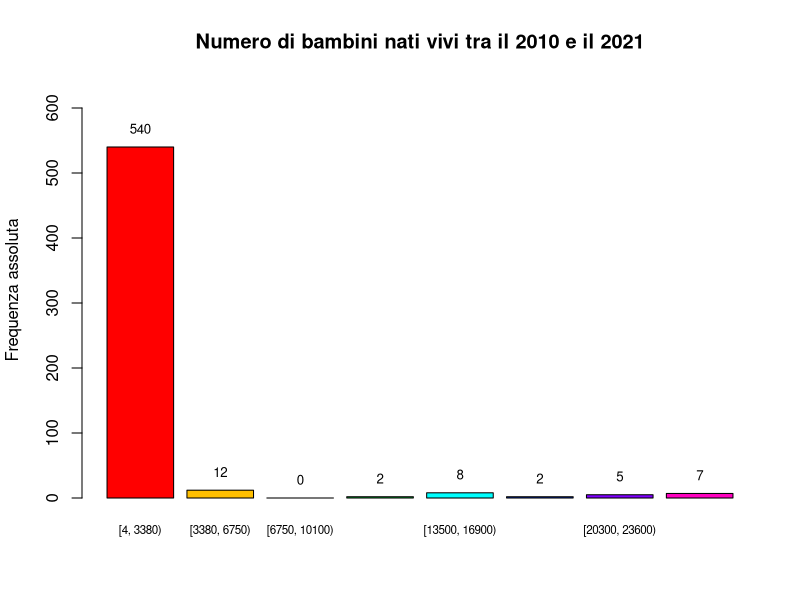
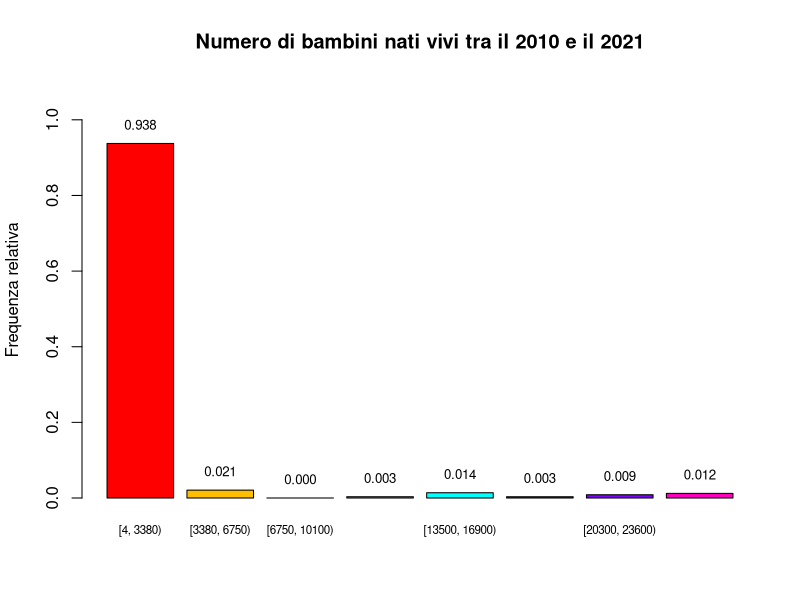
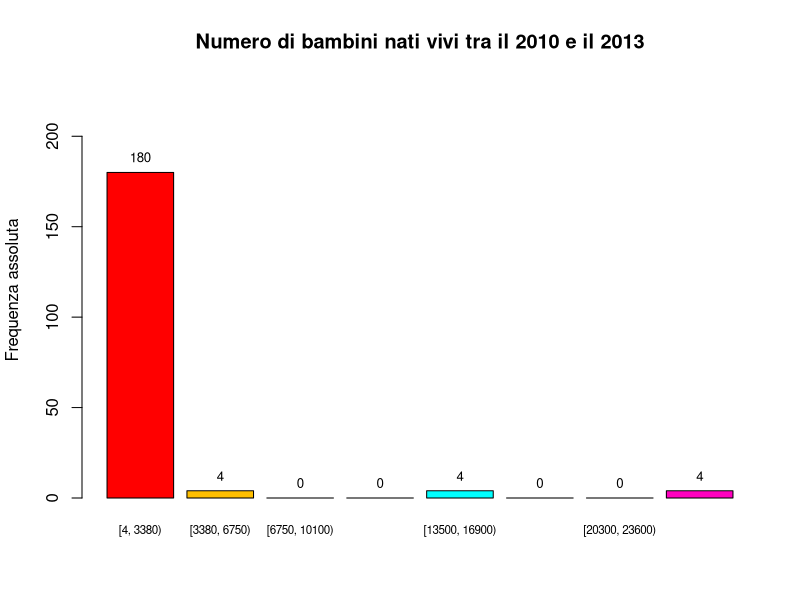
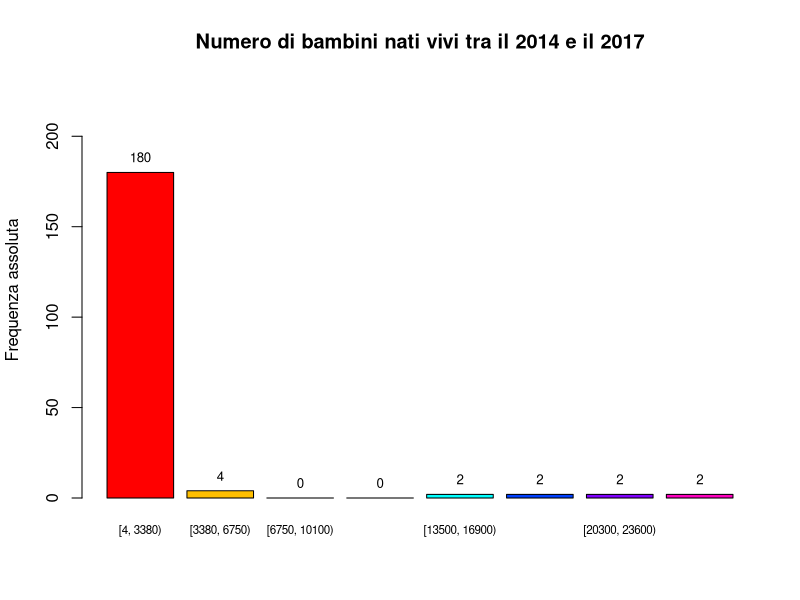
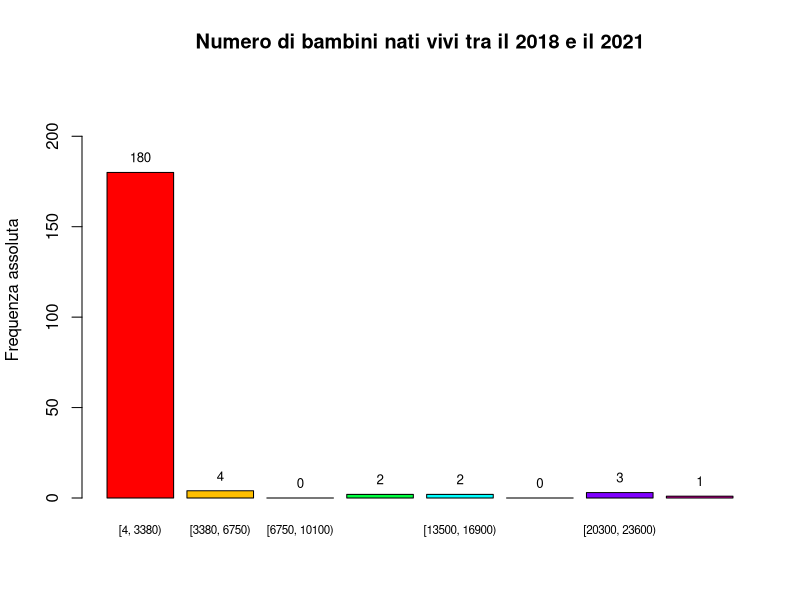
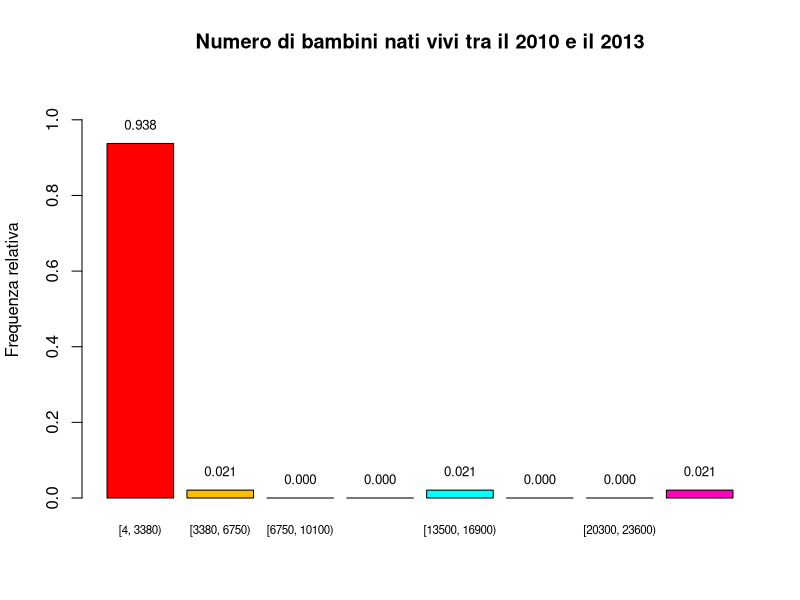
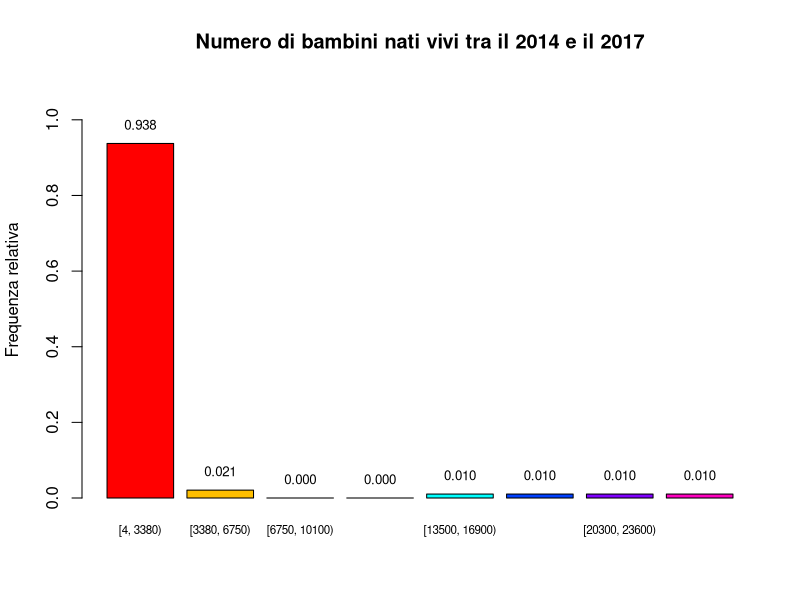
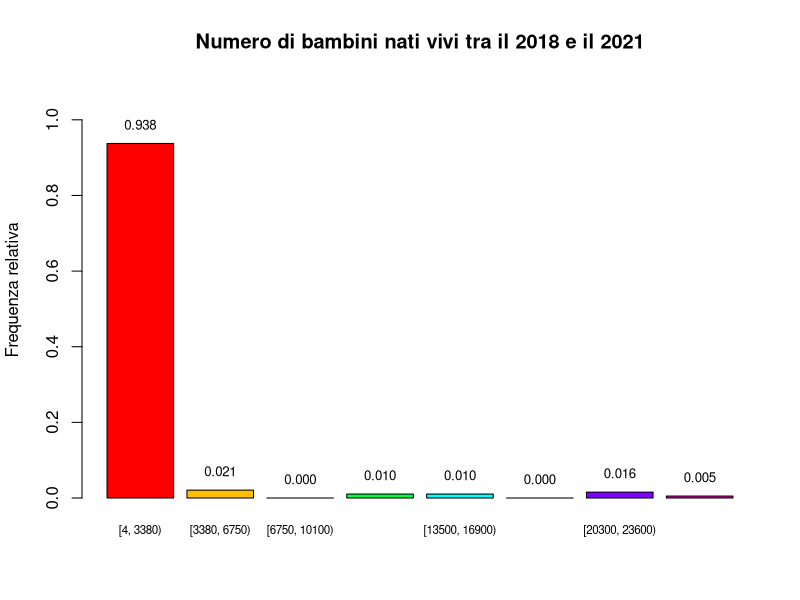

These figures' R source, in order:
# ANALISI DESCRITTIVA DEL DATASET SULLE NASCITE
# Author: Daniela Amendola 

library(readxl)
library(e1071)

data <- read_excel("dataset_puliti/nascite_arrotondato.xlsx")

# Si visualizza il dataframe
View(data)


################################################################################
#------------------------------- Frequenze ------------------------------------#
################################################################################

# Si calcolano il valore minimo e massimo all'interno del dataset
min_dati <- min(data[, -1])
max_dati <- max(data[, -1])
print(min_dati)
print(max_dati)

# Essendo il valore massimo 26600, si arrotonda per eccesso a 27000
max_dati <- 27000

# Essendo il numero di dati elevato, si divide il dataset in intervalli
# Numero di intervalli
num_intervalli <- 8

# Si calcola la lunghezza di ogni intervallo
lunghezza_intervallo <- (max_dati - min_dati) / num_intervalli

# Si generoano gli intervalli
intervalli <- seq(min_dati, max_dati, by = lunghezza_intervallo)

# Si divide il dataset in 3 quadrienni:
# Il primo quadriennio va dal 2010 al 2014
# Il secondo quadriennio  va dal 2015 al 2018
# Il terzo quadriennio va dal 2019 al 2022
dati_2010_2013 <- data[, c("2010", "2011", "2012", "2013")]
dati_2014_2017 <- data[, c("2014", "2015", "2016", "2017")]
dati_2018_2021 <- data[, c("2018", "2019", "2020", "2021")]

# Si convertono tutti i dati in un vettore numerico (in quanto sono di tipo character)
dati_2010_2013 <- as.numeric(as.character(unlist(dati_2010_2013)))
dati_2014_2017 <- as.numeric(as.character(unlist(dati_2014_2017)))
dati_2018_2021 <- as.numeric(as.character(unlist(dati_2018_2021)))

# Si rimuove la prima colonna (dove sono presenti i Paesi)
dati_senza_intestazioni <- data[, -1]

# Si convertono tutti i dati in un vettore numerico (in quanto sono di tipo character)
dati_tot <- as.numeric(as.character(unlist(dati_senza_intestazioni)))

#---------- Frequenza assoluta ----------#
# Si calcola la frequenza assoluta per l'intero set di dati, escludendo la prima riga di 
# intestazione e la prima colonna, che contiene i nomi dei Paesi
freqA_tot <- table(cut(dati_tot, intervalli, right = FALSE))
freqA_tot

# Si calcola la frequenza assoluta per ogni gruppo
freqA_2010_2013 <- table(cut(dati_2010_2013, intervalli, right = FALSE))
freqA_2014_2017 <- table(cut(dati_2014_2017, intervalli, right = FALSE))
freqA_2018_2021 <- table(cut(dati_2018_2021, intervalli, right = FALSE))

# Si calcolano le percentuali
percentuali_tot <- round((freqA_tot / sum(freqA_tot)) * 100, 2)
percentuali_2010_2013 <- round((freqA_2010_2013 / sum(freqA_2010_2013)) * 100, 2)
percentuali_2014_2017 <- round((freqA_2014_2017 / sum(freqA_2014_2017)) * 100, 2)
percentuali_2018_2021 <- round((freqA_2018_2021 / sum(freqA_2018_2021)) * 100, 2)

#---------- Frequenza assoluta cumulata ----------#
# Si calcola la frequenza assoluta cumulata per l'intero set di dati
freqAC_tot <- cumsum(freqA_tot)
freqAC_tot

# Si calcola  la frequenza assoluta cumulata per ogni gruppo
freqAC_2010_2013 <- cumsum(freqA_2010_2013)
freqAC_2014_2017 <- cumsum(freqA_2014_2017)
freqAC_2018_2021 <- cumsum(freqA_2018_2021)

#---------- Frequenza relativa ----------#
# Si calcola  la frequenza relativa per l'intero set di dati, escludendo la prima riga di 
# intestazione e la prima colonna, che contiene i nomi dei Paesi
freqR_tot <- table(cut(dati_tot, intervalli, right = FALSE))/length(dati_tot)
freqR_tot

# Si calcola la frequenza relativa per ogni gruppo
freqR_2010_2013 <- table(cut(dati_2010_2013,intervalli, right = FALSE))/length(dati_2010_2013)
freqR_2014_2017 <- table(cut(dati_2014_2017,intervalli, right = FALSE))/length(dati_2014_2017)
freqR_2018_2021 <- table(cut(dati_2018_2021,intervalli, right = FALSE))/length(dati_2018_2021)

#---------- Frequenza relativa cumulata ----------#
# Si calcola  le frequenze relative cumulate per l'intero set di dati
freqRC_tot <- cumsum(freqR_tot)
freqRC_tot

# Si calcola  la frequenza relativa cumulata per ogni gruppo
freqRC_2010_2013 <- cumsum(freqR_2010_2013)
freqRC_2014_2017 <- cumsum(freqR_2014_2017)
freqRC_2018_2021 <- cumsum(freqR_2018_2021)

#---------- Tabella di contingenza assoluta ----------#
contingenza_assolute <- cbind(freqA_2010_2013, freqA_2014_2017, freqA_2018_2021)
contingenza_assolute

#---------- Tabella di contingenza relativa ----------#
contingenza_relativa <- cbind(freqR_2010_2013, freqR_2014_2017, freqR_2018_2021)
contingenza_relativa

#---------- Frequenza relativa congiunta ----------#
freqRCong <-prop.table(contingenza_assolute)
freqRCong

#---------- Frequenza marginale ----------#
# Si calcola la frequenza assoluta marginale
freq_marg_ass <- margin.table(contingenza_assolute, 1)
freq_marg_ass

# Si calcola la frequenza relativa marginale
freq_marg_rel <- margin.table(contingenza_relativa, 1)
freq_marg_rel

#--------- Frequenza relativa condizionata ----------#
freq_cond_rel <- prop.table(contingenza_assolute, 1)
freq_cond_rel[is.nan(freq_cond_rel)] <- 0
freq_cond_rel

################################################################################
#----------------------------- Grafici frequenze ------------------------------#
################################################################################

# Si crea un vettore di etichette
intervalli_etichette <- c("[4, 3380)", "[3380, 6750)", "[6750, 10100)", "[10100, 13500)",
                          "[13500, 16900)", "[16900, 20300)", "[20300, 23600)", "[23600, 27000)")

#-------------------------- Grafici per l'intero set di dati --------------------------#
#---------- Frequenza assoluta ----------#
barplot_freqA_tot <- barplot(freqA_tot, 
                          names.arg = intervalli_etichette, 
                          ylim = c(0, max(freqA_tot) + 100),
                          col = rainbow(8),
                          main = "Numero di bambini nati vivi tra il 2010 e il 2021",
                          ylab = "Frequenza assoluta",
                          angle = 45, 
                          cex.names = 0.7)

# Per una maggiore chiarezza si inseriscono delle etichette sopra le colonne, 
# che vanno ad indicare il valore effettivo di ogni colonna
for (i in 1:length(barplot_freqA_tot)) {
  text(barplot_freqA_tot [i], freqA_tot[i] + 5, 
       labels = freqA_tot[i], pos = 3, col = "black", cex = 0.8)
}

#---------- Frequenza relativa ----------#
barplot_freqR_tot <- barplot(freqR_tot, 
        names.arg = intervalli_etichette, 
        ylim = c(0, 1.1),
        col = rainbow(8),
        main = "Numero di bambini nati vivi tra il 2010 e il 2021",
        ylab = "Frequenza relativa",
        angle = 45, 
        cex.names = 0.7)

# Si aggiungono le etichette sopra le colonne
for (i in 1:length(barplot_freqR_tot)) {
  text(barplot_freqR_tot[i], freqR_tot[i] + 0.01, 
       labels = sprintf("%.3f", freqR_tot[i]), pos = 3, col = "black", cex = 0.8)
}

#-------------------------- Grafici per ogni quadriennio --------------------------#
#--------------- Frequenza assoluta ---------------#
#-------- 2010-2013 --------#
barplot_freqA_10_13 <- barplot(freqA_2010_2013, 
                             names.arg = intervalli_etichette, 
                             ylim = c(0, max(freqA_2010_2013) + 50),
                             col = rainbow(8),
                             main = "Numero di bambini nati vivi tra il 2010 e il 2013",
                             ylab = "Frequenza assoluta",
                             angle = 45, 
                             cex.names = 0.7)

# Per una maggiore chiarezza si inseriscono delle etichette sopra le colonne, 
# che vanno ad indicare il valore effettivo di ogni colonna
for (i in 1:length(barplot_freqA_10_13)) {
  text(barplot_freqA_10_13[i], freqA_2010_2013[i] + 0.05, 
       labels = freqA_2010_2013[i], pos = 3, col = "black", cex = 0.8)
}

#-------- 2014-2017 --------#
barplot_freqA_14_17 <- barplot(freqA_2014_2017, 
                               names.arg = intervalli_etichette, 
                               ylim = c(0, max(freqA_2014_2017) + 50),
                               col = rainbow(8),
                               main = "Numero di bambini nati vivi tra il 2014 e il 2017",
                               ylab = "Frequenza assoluta",
                               angle = 45, 
                               cex.names = 0.7)

# Per una maggiore chiarezza si inseriscono delle etichette sopra le colonne, 
# che vanno ad indicare il valore effettivo di ogni colonna
for (i in 1:length(barplot_freqA_14_17)) {
  text(barplot_freqA_14_17[i], freqA_2014_2017[i] + 0.05, 
       labels = freqA_2014_2017[i], pos = 3, col = "black", cex = 0.8)
}

#-------- 2018-2021 --------#
barplot_freqA_18_21 <- barplot(freqA_2018_2021, 
                               names.arg = intervalli_etichette, 
                               ylim = c(0, max(freqA_2018_2021) + 50),
                               col = rainbow(8),
                               main = "Numero di bambini nati vivi tra il 2018 e il 2021",
                               ylab = "Frequenza assoluta",
                               angle = 45, 
                               cex.names = 0.7)

# Per una maggiore chiarezza si inseriscono delle etichette sopra le colonne, 
# che vanno ad indicare il valore effettivo di ogni colonna
for (i in 1:length(barplot_freqA_18_21)) {
  text(barplot_freqA_18_21[i], freqA_2018_2021[i] + 0.05, 
       labels = freqA_2018_2021[i], pos = 3, col = "black", cex = 0.8)
}

#--------------- Frequenza relativa ---------------#
#-------- 2010-2013 --------#
barplot_freqR_10_13 <- barplot(freqR_2010_2013, 
                             names.arg = intervalli_etichette, 
                             ylim = c(0, 1.1),
                             col = rainbow(8),
                             main = "Numero di bambini nati vivi tra il 2010 e il 2013",
                             ylab = "Frequenza relativa",
                             angle = 45, 
                             cex.names = 0.7)

# Per una maggiore chiarezza si inseriscono delle etichette sopra le colonne, 
# che vanno ad indicare il valore effettivo di ogni colonna
for (i in 1:length(barplot_freqR_10_13)) {
  text(barplot_freqR_10_13[i], freqR_2010_2013[i] + 0.01, 
       labels = sprintf("%.3f", freqR_2010_2013[i]), pos = 3, col = "black", cex = 0.8)
}

#-------- 2014-2017 --------#
barplot_freqR_14_17 <- barplot(freqR_2014_2017, 
                               names.arg = intervalli_etichette, 
                               ylim = c(0, 1.1),
                               col = rainbow(8),
                               main = "Numero di bambini nati vivi tra il 2014 e il 2017",
                               ylab = "Frequenza relativa",
                               angle = 45, 
                               cex.names = 0.7)

# Per una maggiore chiarezza si inseriscono delle etichette sopra le colonne, 
# che vanno ad indicare il valore effettivo di ogni colonna
for (i in 1:length(barplot_freqR_14_17)) {
  text(barplot_freqR_14_17[i], freqR_2014_2017[i] + 0.01, 
       labels = sprintf("%.3f", freqR_2014_2017[i]), pos = 3, col = "black", cex = 0.8)
}

#-------- 2018-2021 --------#
barplot_freqR_18_21 <- barplot(freqR_2018_2021, 
                               names.arg = intervalli_etichette, 
                               ylim = c(0, 1.1),
                               col = rainbow(8),
                               main = "Numero di bambini nati vivi tra il 2018 e il 2021",
                               ylab = "Frequenza relativa",
                               angle = 45, 
                               cex.names = 0.7)

# Per una maggiore chiarezza si inseriscono delle etichette sopra le colonne, 
# che vanno ad indicare il valore effettivo di ogni colonna
for (i in 1:length(barplot_freqR_18_21)) {
  text(barplot_freqR_18_21[i], freqR_2018_2021[i] + 0.01, 
       labels = sprintf("%.3f", freqR_2018_2021[i]), pos = 3, col = "black", cex = 0.8)
}



#--------------- Frequenza assoluta congiunta ---------------#
barplot(t(contingenza_assolute), 
        col = c("blue", "green", "red"),
        legend = c("2010-2013", "2014-2017", "2018-2021"), 
        ylim = c(0, 600),
        main = "Frequenza assoluta congiunta",
        names.arg = intervalli_etichette,
        las = 2,
        cex.names = 0.7)

# Per una maggiore chiarezza, vista la presenza di valori molto bassi per alcuni intervalli
# si rifà il grafico rimuovendo il primo intervallo; ovvero, (4, 3380]. Così facendo 
# si riesce a vedere meglio la contingenza assoluta per gli altri intervalli
barplot(t(contingenza_assolute[-1, ]), 
        col = c("blue", "green", "red"),
        legend = c("2010-2013", "2014-2017", "2018-2021"), 
        main = "Frequenza assoluta congiunta (senza il primo intervallo)",
        names.arg = intervalli_etichette[-1],
        las = 2,
        cex.names = 0.7)

#--------------- Frequenza relativa congiunta ---------------#
barplot(t(freqRCong), 
        col = c("blue", "green", "red"),
        ylim = c(0, 1),
        legend = c("2010-2013", "2014-2017", "2018-2021"), 
        main = "Frequenza relativa congiunta",
        names.arg = intervalli_etichette,
        las = 2,
        cex.names = 0.7)

# Per una maggiore chiarezza, vista la presenza di valori molto bassi per alcuni intervalli
# si rifà il grafico rimuovendo il primo intervallo; ovvero, (4, 3380]. Così facendo 
# si riesce a vedere meglio la contingenza assoluta per gli altri intervalli
barplot(t(freqRCong[-1, ]), 
        col = c("blue", "green", "red"),
        ylim = c(0, 0.025),
        legend = c("2010-2013", "2014-2017", "2018-2021"), 
        main = "Frequenza relativa congiunta (senza il primo intervallo)",
        names.arg = intervalli_etichette[-1],
        las = 2,
        cex.names = 0.7)

#--------------- Frequenza relativa condizionata ---------------#
barplot(t(freq_cond_rel),
        beside = TRUE,
        col = c("blue", "green", "red"),
        ylim = c(0, 1),
        legend = c("2010-2013", "2014-2017", "2018-2021"), 
        main = "Frequenza relativa condizionata (Quadriennio | N. Nascite)",
        names.arg = intervalli_etichette,
        las = 2,
        cex.names = 0.7)

################################################################################
#----------------------------- Media campionaria ------------------------------#
################################################################################

# Si calcola la media campionaria per ogni anno
means_by_year <- colMeans(data[, -1])
means_by_year

# Si rappresenta la media sottoforma di serie temporale
ts_means <- ts(means_by_year, start = 2010, frequency = 1)

# Grafico della media campionaria per anno 
plot(ts_means, 
     main = "Media campionaria per anno", 
     ylim = c(1130, 1400),
     xlab = "Anno", 
     ylab = "Numero di nati vivi (in migliaia)", 
     col = "blue", 
     type = "o")

################################################################################
#----------------------------------- Boxplot ----------------------------------#
################################################################################

#-------- 2010-2013 --------#
dati_2010 <- data[["2010"]]
dati_2011 <- data[["2011"]]
dati_2012 <- data[["2012"]]
dati_2013 <- data[["2013"]]

# Si calcolano i quantili per ogni anno
quantili_2010 <- quantile(dati_2010)
quantili_2010

quantili_2011 <- quantile(dati_2011)
quantili_2011

quantili_2012 <- quantile(dati_2012)
quantili_2012

quantili_2013 <- quantile(dati_2013)
quantili_2013

# Si visualizzano le principali informazioni (media, mediana, minimo e massimo) per ogni anno  
summary_2010 <- summary(dati_2010)
summary_2010

summary_2011 <- summary(dati_2011)
summary_2011

summary_2012 <- summary(dati_2012)
summary_2012

summary_2013 <- summary(dati_2013)
summary_2013

# Si visualizzano i boxplot
boxplot(dati_2010, dati_2011, dati_2012, dati_2013, 
        main = "Boxplot 2010 - 2013",
        ylab = "Numero di bambini nati vivi (in migliaia)",
        ylim = c(min(dati_2010, dati_2011, dati_2012, dati_2013), 
                 max(dati_2010, dati_2011, dati_2012, dati_2013)),
        names = c("2010", "2011", "2012", "2013"),
        col = c("red", "lightblue", "green", "yellow"),
        border = "black")

# Essendo presenti degli outliers molto grandi, 
# di seguito si riportano i boxplot senza gli outliers
boxplot(dati_2010, dati_2011, dati_2012, dati_2013, 
        main = "Boxplot 2010 - 2013 senza outliers",
        ylab = "Numero di bambini nati vivi (in migliaia)",
        ylim = c(min(dati_2010, dati_2011, dati_2012, dati_2013), 
                 max(dati_2010, dati_2011, dati_2012, dati_2013) - 25340),
        names = c("2010", "2011", "2012", "2013"),
        col = c("red", "lightblue", "green", "yellow"),
        border = "black")

# Si verifica qual è il limite superiore
stats_2010 <- boxplot.stats(dati_2010)
stats_2010$stats[5]

stats_2011 <- boxplot.stats(dati_2011)
stats_2011$stats[5]

stats_2012 <- boxplot.stats(dati_2012)
stats_2012$stats[5]

stats_2013 <- boxplot.stats(dati_2013)
stats_2013$stats[5]

#-------- 2014-2017 --------#
dati_2014 <- data[["2014"]]
dati_2015 <- data[["2015"]]
dati_2016 <- data[["2016"]]
dati_2017 <- data[["2017"]]

# Si calcolano i quantili per ogni anno
quantili_2014 <- quantile(dati_2014)
quantili_2014

quantili_2015 <- quantile(dati_2015)
quantili_2015

quantili_2016 <- quantile(dati_2016)
quantili_2016

quantili_2017 <- quantile(dati_2017)
quantili_2017

# Si visualizzano le principali informazioni (media, mediana, minimo e massimo) per ogni anno  
summary_2014 <- summary(dati_2014)
summary_2014

summary_2015 <- summary(dati_2015)
summary_2015

summary_2016 <- summary(dati_2016)
summary_2016

summary_2017 <- summary(dati_2017)
summary_2017

# Si visualizzano i boxplot
boxplot(dati_2014, dati_2015, dati_2016, dati_2017, 
        main = "Boxplot 2014 - 2017",
        ylab = "Numero di bambini nati vivi (in migliaia)",
        ylim = c(min(dati_2014, dati_2015, dati_2016, dati_2017), 
                 max(dati_2014, dati_2015, dati_2016, dati_2017)),
        names = c("2014", "2015", "2016", "2017"),
        col = c("red", "lightblue", "green", "yellow"),
        border = "black")

# Essendo presenti degli outliers molto grandi,
# di seguito si riportano i boxplot senza gli outliers
boxplot(dati_2014, dati_2015, dati_2016, dati_2017, 
        main = "Boxplot 2014 - 2017 senza outliers",
        ylab = "Numero di bambini nati vivi (in migliaia)",
        ylim = c(min(dati_2014, dati_2015, dati_2016, dati_2017), 
                 max(dati_2014, dati_2015, dati_2016, dati_2017) - 23200),
        names = c("2014", "2015", "2016", "2017"),
        col = c("red", "lightblue", "green", "yellow"),
        border = "black")

# Si verifica qual è il limite superiore
stats_2014 <- boxplot.stats(dati_2014)
stats_2014$stats[5]

stats_2015 <- boxplot.stats(dati_2015)
stats_2015$stats[5]

stats_2016 <- boxplot.stats(dati_2016)
stats_2016$stats[5]

stats_2017 <- boxplot.stats(dati_2017)
stats_2017$stats[5]

#-------- 2018-2021 --------#
dati_2018 <- data[["2018"]]
dati_2019 <- data[["2019"]]
dati_2020 <- data[["2020"]]
dati_2021 <- data[["2021"]]

# Si calcolano i quantili per ogni anno
quantili_2018 <- quantile(dati_2018)
quantili_2018

quantili_2019 <- quantile(dati_2019)
quantili_2019

quantili_2020 <- quantile(dati_2020)
quantili_2020

quantili_2021 <- quantile(dati_2021)
quantili_2021

# Si visualizzano le principali informazioni (media, mediana, minimo e massimo) per ogni anno  
summary_2018 <- summary(dati_2018)
summary_2018

summary_2019 <- summary(dati_2019)
summary_2019

summary_2020 <- summary(dati_2020)
summary_2020

summary_2021 <- summary(dati_2021)
summary_2021

# Si visualizzano i boxplot
boxplot(dati_2018, dati_2019, dati_2020, dati_2021, 
        main = "Boxplot 2018 - 2021",
        ylab = "Numero di bambini nati vivi (in migliaia)",
        ylim = c(min(dati_2018, dati_2019, dati_2020, dati_2021), 
                 max(dati_2018, dati_2019, dati_2020, dati_2021)),
        names = c("2018", "2019", "2020", "2021"),
        col = c("red", "lightblue", "green", "yellow"),
        border = "black")

# Essendo presenti degli outliers molto grandi,
# di seguito si riportano i boxplot senza gli outliers
boxplot(dati_2018, dati_2019, dati_2020, dati_2021, 
        main = "Boxplot 2018 - 2021 senza outliers",
        ylab = "Numero di bambini nati vivi (in migliaia)",
        ylim = c(min(dati_2018, dati_2019, dati_2020, dati_2021), 
                 max(dati_2018, dati_2019, dati_2020, dati_2021) - 23200),
        names = c("2018", "2019", "2020", "2021"),
        col = c("red", "lightblue", "green", "yellow"),
        border = "black")

# Si verifica qual è il limite superiore
stats_2018 <- boxplot.stats(dati_2018)
stats_2018$stats[5]

stats_2019 <- boxplot.stats(dati_2019)
stats_2019$stats[5]

stats_2020 <- boxplot.stats(dati_2020)
stats_2020$stats[5]

stats_2021 <- boxplot.stats(dati_2021)
stats_2021$stats[5]

# Si confrontano primo e ultimo anno attraverso un boxplot ad intaglio
boxplot(dati_2010, dati_2021, 
        notch = TRUE,
        main = "Confronto boxplot 2010 e 2021",
        ylab = "Numero di bambini nati vivi (in migliaia)",
        ylim = c(min(dati_2010, dati_2021), 
                 max(dati_2010, dati_2021)),
        names = c("2010", "2021"),
        col = c("green", "orange"),
        border = "black")

# Per una migliore visualizzazione, si riporta il boxplot senza outliers
boxplot(dati_2010, dati_2021, 
        notch = TRUE,
        main = "Confronto boxplot 2010 e 2021 senza outliers",
        ylab = "Numero di bambini nati vivi (in migliaia)",
        ylim = c(min(dati_2010, dati_2021), 
                 1400),
        names = c("2010", "2021"),
        col = c("green", "orange"),
        border = "black")

# Si visualizzano i dettagli dei due boxplot
summary_2010
summary_2021

# Si confrontano la mediana del primo e dell'ultimo anno e verifico se si sovrappongono
IQR_2010 <- quantile(dati_2010, 0.75) - quantile(dati_2010, 0.25)
IQR_2010
M1_2010 <- quantile(dati_2010, 0.5) - 1.57*IQR_2010/sqrt(length(dati_2010))
M2_2010 <- quantile(dati_2010, 0.5) + 1.57*IQR_2010/sqrt(length(dati_2010))

IQR_2021 <- quantile(dati_2021, 0.75) - quantile(dati_2021, 0.25)
IQR_2021
M1_2021 <- quantile(dati_2021, 0.5) - 1.57*IQR_2021/sqrt(length(dati_2021))
M2_2021 <- quantile(dati_2021, 0.5) + 1.57*IQR_2021/sqrt(length(dati_2021))

# Intervallo di confidenza del 95% per la mediana del primo anno
c(M1_2010, M2_2010)

# Intervallo di confidenza del 95% per la mediana dell'ultimo anno
c(M1_2021, M2_2021)


###############################################################################
#------------------------ Varianza e deviazione standard ---------------------#
###############################################################################

# Si calcola la varianza e la deviazione standard per ogni anno
varianza_2010 <- var(dati_2010)
deviazione_standard_2010 <- sd(dati_2010)

varianza_2011 <- var(dati_2011)
deviazione_standard_2011 <- sd(dati_2011)

varianza_2012 <- var(dati_2012)
deviazione_standard_2012 <- sd(dati_2012)

varianza_2013 <- var(dati_2013)
deviazione_standard_2013 <- sd(dati_2013)

varianza_2014 <- var(dati_2014)
deviazione_standard_2014 <- sd(dati_2014)

varianza_2015 <- var(dati_2015)
deviazione_standard_2015 <- sd(dati_2015)

varianza_2016 <- var(dati_2016)
deviazione_standard_2016 <- sd(dati_2016)

varianza_2017 <- var(dati_2017)
deviazione_standard_2017 <- sd(dati_2017)

varianza_2018 <- var(dati_2018)
deviazione_standard_2018 <- sd(dati_2018)

varianza_2019 <- var(dati_2019)
deviazione_standard_2019 <- sd(dati_2019)

varianza_2020 <- var(dati_2020)
deviazione_standard_2020 <- sd(dati_2020)

varianza_2021 <- var(dati_2021)
deviazione_standard_2021 <- sd(dati_2021)

# Si rappresenta la varianza sottoforma di serie temporale
ts_varianza <- ts(c(varianza_2010, varianza_2011, varianza_2012, varianza_2013, varianza_2014, varianza_2015,
                    varianza_2016, varianza_2017, varianza_2018, varianza_2019, varianza_2020, varianza_2021), 
                  start = 2010, frequency = 1)

# Si rappresenta la deviazione standard sottoforma di serie temporale
ts_deviazione_standard <- ts(c(deviazione_standard_2010, deviazione_standard_2011, deviazione_standard_2012, 
                               deviazione_standard_2013, deviazione_standard_2014, deviazione_standard_2015,
                               deviazione_standard_2016, deviazione_standard_2017, deviazione_standard_2018, 
                               deviazione_standard_2019, deviazione_standard_2020, deviazione_standard_2021), 
                             start = 2010, frequency = 1)

# Si visualizza il grafico della varianza nel tempo 
plot(ts_varianza,
     type = 'o', 
     col = 'blue', 
     xlab = 'Anno', 
     ylab = 'Varianza', 
     main = 'Varianza nel tempo',
     yaxt = 'n')  # Si nasconde l'asse y automatico, perchè verrà modificato

# Si modifica il formato dell'asse y
axis(2, at = pretty(ts_varianza), labels = format(pretty(ts_varianza), scientific = FALSE), mgp = c(2, 1, 0))

# Si visualizza il grafico della deviazione standard nel tempo 
plot(ts_deviazione_standard, 
     type = 'o', 
     col = 'red', 
     xlab = 'Anno', 
     ylab = 'Deviazione Standard', 
     main = 'Deviazione Standard nel tempo')

################################################################################
#------------------------ Skewness e curtosi ----------------------------------#
################################################################################

# Si calcola la skewness per tutto il dataset
skew <- skewness(dati_tot)

# Si calcola la curtosi 
curtosi <- kurtosis(dati_tot)

# Si crea un vettore di valori per la curva di densità
x <- seq(min(dati_tot) - 5000, max(dati_tot) + 1, length = 1000)

# Si calcola la densità della distribuzione normale
densita_normale <- dnorm(x, mean = mean(dati_tot), sd = sd(dati_tot))

# Si calcola la densità per i dati
densita_dati <- density(dati_tot)$y

# Grafico di densità
plot(x, densita_normale, 
     type = "l",
     col = "blue",
     main = "Densità della distribuzione dei dati",
     xlab = "Numero di bambini nati vivi (in migliaia)",
     ylab = "Densità",
     ylim = c(0, max(densita_normale, densita_dati)),
     xlim = c(min(dati_tot) - 5000, max(dati_tot) + 1),
     lwd = 1)

# Si aggiunge la curva di densità per i dati
lines(density(dati_tot), col = "red", lwd = 1)

# Si aggiunge una linea per indicare la media
abline(v = mean(dati_tot), col = "green", lty = 2)

# Si aggiunge la legenda
legend("topright", 
       legend = c("Distribuzione Normale ", "Distribuzione dei dati ", "Media campionaria "), 
       col = c("blue", "red", "green"), 
       lty = c(1, 1, 2), 
       cex = 0.8)

# Si calcola il momento centrato campionario di ordine 2
momento_2 <- var(dati_tot)

# Si calcola il momento centrato campionario di ordine 4
momento_4 <- moment(dati_tot, order = 4)

# Si calcola l'indice di Pearson
indice_pearson <- momento_4 / momento_2^2

# Si calcola la curtosi campionaria
curtosi_campionaria <- indice_pearson - 3